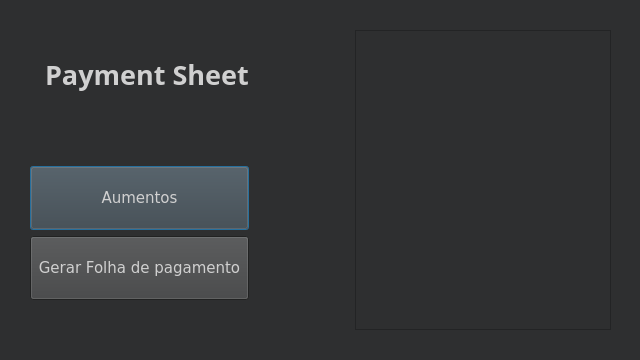
<?xml version="1.0" encoding="UTF-8"?>
<ui version="4.0">
 <class>financial</class>
 <widget class="QDialog" name="financial">
  <property name="geometry">
   <rect>
    <x>0</x>
    <y>0</y>
    <width>640</width>
    <height>360</height>
   </rect>
  </property>
  <property name="sizePolicy">
   <sizepolicy hsizetype="Fixed" vsizetype="Fixed">
    <horstretch>0</horstretch>
    <verstretch>0</verstretch>
   </sizepolicy>
  </property>
  <property name="minimumSize">
   <size>
    <width>640</width>
    <height>360</height>
   </size>
  </property>
  <property name="maximumSize">
   <size>
    <width>640</width>
    <height>360</height>
   </size>
  </property>
  <property name="palette">
   <palette>
    <active>
     <colorrole role="WindowText">
      <brush brushstyle="SolidPattern">
       <color alpha="255">
        <red>255</red>
        <green>255</green>
        <blue>255</blue>
       </color>
      </brush>
     </colorrole>
     <colorrole role="Button">
      <brush brushstyle="SolidPattern">
       <color alpha="255">
        <red>85</red>
        <green>85</green>
        <blue>127</blue>
       </color>
      </brush>
     </colorrole>
     <colorrole role="Light">
      <brush brushstyle="SolidPattern">
       <color alpha="255">
        <red>127</red>
        <green>127</green>
        <blue>190</blue>
       </color>
      </brush>
     </colorrole>
     <colorrole role="Midlight">
      <brush brushstyle="SolidPattern">
       <color alpha="255">
        <red>106</red>
        <green>106</green>
        <blue>158</blue>
       </color>
      </brush>
     </colorrole>
     <colorrole role="Dark">
      <brush brushstyle="SolidPattern">
       <color alpha="255">
        <red>42</red>
        <green>42</green>
        <blue>63</blue>
       </color>
      </brush>
     </colorrole>
     <colorrole role="Mid">
      <brush brushstyle="SolidPattern">
       <color alpha="255">
        <red>57</red>
        <green>57</green>
        <blue>85</blue>
       </color>
      </brush>
     </colorrole>
     <colorrole role="Text">
      <brush brushstyle="SolidPattern">
       <color alpha="255">
        <red>255</red>
        <green>255</green>
        <blue>255</blue>
       </color>
      </brush>
     </colorrole>
     <colorrole role="BrightText">
      <brush brushstyle="SolidPattern">
       <color alpha="255">
        <red>255</red>
        <green>255</green>
        <blue>255</blue>
       </color>
      </brush>
     </colorrole>
     <colorrole role="ButtonText">
      <brush brushstyle="SolidPattern">
       <color alpha="255">
        <red>0</red>
        <green>0</green>
        <blue>0</blue>
       </color>
      </brush>
     </colorrole>
     <colorrole role="Base">
      <brush brushstyle="SolidPattern">
       <color alpha="255">
        <red>0</red>
        <green>0</green>
        <blue>0</blue>
       </color>
      </brush>
     </colorrole>
     <colorrole role="Window">
      <brush brushstyle="SolidPattern">
       <color alpha="255">
        <red>35</red>
        <green>35</green>
        <blue>52</blue>
       </color>
      </brush>
     </colorrole>
     <colorrole role="Shadow">
      <brush brushstyle="SolidPattern">
       <color alpha="255">
        <red>0</red>
        <green>0</green>
        <blue>0</blue>
       </color>
      </brush>
     </colorrole>
     <colorrole role="AlternateBase">
      <brush brushstyle="SolidPattern">
       <color alpha="255">
        <red>42</red>
        <green>42</green>
        <blue>63</blue>
       </color>
      </brush>
     </colorrole>
     <colorrole role="ToolTipBase">
      <brush brushstyle="SolidPattern">
       <color alpha="255">
        <red>255</red>
        <green>255</green>
        <blue>220</blue>
       </color>
      </brush>
     </colorrole>
     <colorrole role="ToolTipText">
      <brush brushstyle="SolidPattern">
       <color alpha="255">
        <red>0</red>
        <green>0</green>
        <blue>0</blue>
       </color>
      </brush>
     </colorrole>
    </active>
    <inactive>
     <colorrole role="WindowText">
      <brush brushstyle="SolidPattern">
       <color alpha="255">
        <red>208</red>
        <green>208</green>
        <blue>208</blue>
       </color>
      </brush>
     </colorrole>
     <colorrole role="Button">
      <brush brushstyle="SolidPattern">
       <color alpha="255">
        <red>64</red>
        <green>65</green>
        <blue>66</blue>
       </color>
      </brush>
     </colorrole>
     <colorrole role="Light">
      <brush brushstyle="SolidPattern">
       <color alpha="255">
        <red>255</red>
        <green>255</green>
        <blue>255</blue>
       </color>
      </brush>
     </colorrole>
     <colorrole role="Midlight">
      <brush brushstyle="SolidPattern">
       <color alpha="255">
        <red>227</red>
        <green>227</green>
        <blue>227</blue>
       </color>
      </brush>
     </colorrole>
     <colorrole role="Dark">
      <brush brushstyle="SolidPattern">
       <color alpha="255">
        <red>64</red>
        <green>65</green>
        <blue>66</blue>
       </color>
      </brush>
     </colorrole>
     <colorrole role="Mid">
      <brush brushstyle="SolidPattern">
       <color alpha="255">
        <red>160</red>
        <green>160</green>
        <blue>160</blue>
       </color>
      </brush>
     </colorrole>
     <colorrole role="Text">
      <brush brushstyle="SolidPattern">
       <color alpha="255">
        <red>208</red>
        <green>208</green>
        <blue>208</blue>
       </color>
      </brush>
     </colorrole>
     <colorrole role="BrightText">
      <brush brushstyle="SolidPattern">
       <color alpha="255">
        <red>255</red>
        <green>51</green>
        <blue>51</blue>
       </color>
      </brush>
     </colorrole>
     <colorrole role="ButtonText">
      <brush brushstyle="SolidPattern">
       <color alpha="255">
        <red>208</red>
        <green>208</green>
        <blue>208</blue>
       </color>
      </brush>
     </colorrole>
     <colorrole role="Base">
      <brush brushstyle="SolidPattern">
       <color alpha="255">
        <red>46</red>
        <green>47</green>
        <blue>48</blue>
       </color>
      </brush>
     </colorrole>
     <colorrole role="Window">
      <brush brushstyle="SolidPattern">
       <color alpha="255">
        <red>46</red>
        <green>47</green>
        <blue>48</blue>
       </color>
      </brush>
     </colorrole>
     <colorrole role="Shadow">
      <brush brushstyle="SolidPattern">
       <color alpha="255">
        <red>105</red>
        <green>105</green>
        <blue>105</blue>
       </color>
      </brush>
     </colorrole>
     <colorrole role="AlternateBase">
      <brush brushstyle="SolidPattern">
       <color alpha="255">
        <red>53</red>
        <green>54</green>
        <blue>55</blue>
       </color>
      </brush>
     </colorrole>
     <colorrole role="ToolTipBase">
      <brush brushstyle="SolidPattern">
       <color alpha="255">
        <red>64</red>
        <green>65</green>
        <blue>66</blue>
       </color>
      </brush>
     </colorrole>
     <colorrole role="ToolTipText">
      <brush brushstyle="SolidPattern">
       <color alpha="255">
        <red>208</red>
        <green>208</green>
        <blue>208</blue>
       </color>
      </brush>
     </colorrole>
    </inactive>
    <disabled>
     <colorrole role="WindowText">
      <brush brushstyle="SolidPattern">
       <color alpha="255">
        <red>42</red>
        <green>42</green>
        <blue>63</blue>
       </color>
      </brush>
     </colorrole>
     <colorrole role="Button">
      <brush brushstyle="SolidPattern">
       <color alpha="255">
        <red>85</red>
        <green>85</green>
        <blue>127</blue>
       </color>
      </brush>
     </colorrole>
     <colorrole role="Light">
      <brush brushstyle="SolidPattern">
       <color alpha="255">
        <red>127</red>
        <green>127</green>
        <blue>190</blue>
       </color>
      </brush>
     </colorrole>
     <colorrole role="Midlight">
      <brush brushstyle="SolidPattern">
       <color alpha="255">
        <red>106</red>
        <green>106</green>
        <blue>158</blue>
       </color>
      </brush>
     </colorrole>
     <colorrole role="Dark">
      <brush brushstyle="SolidPattern">
       <color alpha="255">
        <red>42</red>
        <green>42</green>
        <blue>63</blue>
       </color>
      </brush>
     </colorrole>
     <colorrole role="Mid">
      <brush brushstyle="SolidPattern">
       <color alpha="255">
        <red>57</red>
        <green>57</green>
        <blue>85</blue>
       </color>
      </brush>
     </colorrole>
     <colorrole role="Text">
      <brush brushstyle="SolidPattern">
       <color alpha="255">
        <red>42</red>
        <green>42</green>
        <blue>63</blue>
       </color>
      </brush>
     </colorrole>
     <colorrole role="BrightText">
      <brush brushstyle="SolidPattern">
       <color alpha="255">
        <red>255</red>
        <green>255</green>
        <blue>255</blue>
       </color>
      </brush>
     </colorrole>
     <colorrole role="ButtonText">
      <brush brushstyle="SolidPattern">
       <color alpha="255">
        <red>42</red>
        <green>42</green>
        <blue>63</blue>
       </color>
      </brush>
     </colorrole>
     <colorrole role="Base">
      <brush brushstyle="SolidPattern">
       <color alpha="255">
        <red>35</red>
        <green>35</green>
        <blue>52</blue>
       </color>
      </brush>
     </colorrole>
     <colorrole role="Window">
      <brush brushstyle="SolidPattern">
       <color alpha="255">
        <red>35</red>
        <green>35</green>
        <blue>52</blue>
       </color>
      </brush>
     </colorrole>
     <colorrole role="Shadow">
      <brush brushstyle="SolidPattern">
       <color alpha="255">
        <red>0</red>
        <green>0</green>
        <blue>0</blue>
       </color>
      </brush>
     </colorrole>
     <colorrole role="AlternateBase">
      <brush brushstyle="SolidPattern">
       <color alpha="255">
        <red>53</red>
        <green>54</green>
        <blue>55</blue>
       </color>
      </brush>
     </colorrole>
     <colorrole role="ToolTipBase">
      <brush brushstyle="SolidPattern">
       <color alpha="255">
        <red>64</red>
        <green>65</green>
        <blue>66</blue>
       </color>
      </brush>
     </colorrole>
     <colorrole role="ToolTipText">
      <brush brushstyle="SolidPattern">
       <color alpha="255">
        <red>208</red>
        <green>208</green>
        <blue>208</blue>
       </color>
      </brush>
     </colorrole>
    </disabled>
   </palette>
  </property>
  <property name="windowTitle">
   <string>Dialog</string>
  </property>
  <widget class="QWidget" name="layoutWidget">
   <property name="geometry">
    <rect>
     <x>0</x>
     <y>0</y>
     <width>641</width>
     <height>361</height>
    </rect>
   </property>
   <layout class="QGridLayout" name="gridLayout_2">
    <item row="0" column="2">
     <spacer name="horizontalSpacer_2">
      <property name="orientation">
       <enum>Qt::Horizontal</enum>
      </property>
      <property name="sizeHint" stdset="0">
       <size>
        <width>40</width>
        <height>20</height>
       </size>
      </property>
     </spacer>
    </item>
    <item row="0" column="1">
     <layout class="QVBoxLayout" name="verticalLayout_2">
      <item>
       <widget class="QLabel" name="label_LOGO">
        <property name="sizePolicy">
         <sizepolicy hsizetype="Preferred" vsizetype="Fixed">
          <horstretch>0</horstretch>
          <verstretch>0</verstretch>
         </sizepolicy>
        </property>
        <property name="maximumSize">
         <size>
          <width>16777215</width>
          <height>90</height>
         </size>
        </property>
        <property name="font">
         <font>
          <family>Unispace</family>
          <pointsize>20</pointsize>
          <bold>true</bold>
         </font>
        </property>
        <property name="text">
         <string>     Payment Sheet</string>
        </property>
        <property name="textFormat">
         <enum>Qt::RichText</enum>
        </property>
        <property name="scaledContents">
         <bool>false</bool>
        </property>
        <property name="indent">
         <number>15</number>
        </property>
        <property name="textInteractionFlags">
         <set>Qt::NoTextInteraction</set>
        </property>
       </widget>
      </item>
      <item>
       <layout class="QVBoxLayout" name="verticalLayout">
        <item>
         <spacer name="verticalSpacer_2">
          <property name="orientation">
           <enum>Qt::Vertical</enum>
          </property>
          <property name="sizeType">
           <enum>QSizePolicy::Fixed</enum>
          </property>
          <property name="sizeHint" stdset="0">
           <size>
            <width>20</width>
            <height>40</height>
           </size>
          </property>
         </spacer>
        </item>
        <item>
         <widget class="QPushButton" name="bt_upSalary">
          <property name="sizePolicy">
           <sizepolicy hsizetype="Preferred" vsizetype="Preferred">
            <horstretch>0</horstretch>
            <verstretch>0</verstretch>
           </sizepolicy>
          </property>
          <property name="font">
           <font>
            <family>Verdana</family>
            <pointsize>11</pointsize>
           </font>
          </property>
          <property name="text">
           <string>Aumentos</string>
          </property>
         </widget>
        </item>
        <item>
         <widget class="QPushButton" name="bt_generatePaymentSheet">
          <property name="sizePolicy">
           <sizepolicy hsizetype="Preferred" vsizetype="Preferred">
            <horstretch>0</horstretch>
            <verstretch>0</verstretch>
           </sizepolicy>
          </property>
          <property name="font">
           <font>
            <family>Verdana</family>
            <pointsize>11</pointsize>
           </font>
          </property>
          <property name="text">
           <string>Gerar Folha de pagamento</string>
          </property>
         </widget>
        </item>
        <item>
         <spacer name="verticalSpacer">
          <property name="orientation">
           <enum>Qt::Vertical</enum>
          </property>
          <property name="sizeType">
           <enum>QSizePolicy::Fixed</enum>
          </property>
          <property name="sizeHint" stdset="0">
           <size>
            <width>20</width>
            <height>30</height>
           </size>
          </property>
         </spacer>
        </item>
       </layout>
      </item>
     </layout>
    </item>
    <item row="0" column="0">
     <spacer name="horizontalSpacer">
      <property name="orientation">
       <enum>Qt::Horizontal</enum>
      </property>
      <property name="sizeType">
       <enum>QSizePolicy::Fixed</enum>
      </property>
      <property name="sizeHint" stdset="0">
       <size>
        <width>30</width>
        <height>20</height>
       </size>
      </property>
     </spacer>
    </item>
    <item row="0" column="4">
     <spacer name="horizontalSpacer_3">
      <property name="orientation">
       <enum>Qt::Horizontal</enum>
      </property>
      <property name="sizeType">
       <enum>QSizePolicy::Fixed</enum>
      </property>
      <property name="sizeHint" stdset="0">
       <size>
        <width>30</width>
        <height>20</height>
       </size>
      </property>
     </spacer>
    </item>
    <item row="0" column="3">
     <widget class="QListWidget" name="list_nameAndWork">
      <property name="enabled">
       <bool>true</bool>
      </property>
      <property name="sizePolicy">
       <sizepolicy hsizetype="Expanding" vsizetype="Expanding">
        <horstretch>0</horstretch>
        <verstretch>0</verstretch>
       </sizepolicy>
      </property>
      <property name="maximumSize">
       <size>
        <width>16777215</width>
        <height>300</height>
       </size>
      </property>
     </widget>
    </item>
   </layout>
  </widget>
 </widget>
 <resources/>
 <connections/>
</ui>
